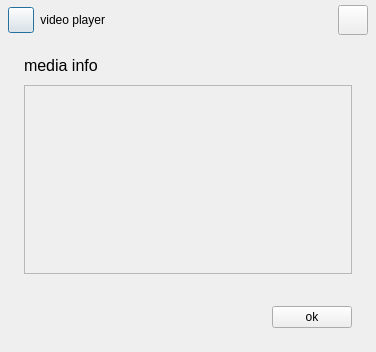
<?xml version="1.0" encoding="UTF-8"?>
<ui version="4.0">
 <class>MediaInfoDialog</class>
 <widget class="QDialog" name="MediaInfoDialog">
  <property name="geometry">
   <rect>
    <x>0</x>
    <y>0</y>
    <width>376</width>
    <height>352</height>
   </rect>
  </property>
  <property name="palette">
   <palette>
    <active>
     <colorrole role="Base">
      <brush brushstyle="SolidPattern">
       <color alpha="255">
        <red>255</red>
        <green>255</green>
        <blue>255</blue>
       </color>
      </brush>
     </colorrole>
    </active>
    <inactive>
     <colorrole role="Base">
      <brush brushstyle="SolidPattern">
       <color alpha="255">
        <red>255</red>
        <green>170</green>
        <blue>255</blue>
       </color>
      </brush>
     </colorrole>
    </inactive>
    <disabled>
     <colorrole role="Base">
      <brush brushstyle="SolidPattern">
       <color alpha="255">
        <red>239</red>
        <green>239</green>
        <blue>239</blue>
       </color>
      </brush>
     </colorrole>
    </disabled>
   </palette>
  </property>
  <property name="windowTitle">
   <string>Dialog</string>
  </property>
  <layout class="QVBoxLayout" name="verticalLayout">
   <property name="spacing">
    <number>0</number>
   </property>
   <property name="leftMargin">
    <number>0</number>
   </property>
   <property name="topMargin">
    <number>0</number>
   </property>
   <property name="rightMargin">
    <number>0</number>
   </property>
   <property name="bottomMargin">
    <number>0</number>
   </property>
   <item>
    <widget class="QWidget" name="widget" native="true">
     <property name="styleSheet">
      <string notr="true"/>
     </property>
     <layout class="QVBoxLayout" name="verticalLayout_2">
      <property name="spacing">
       <number>16</number>
      </property>
      <property name="leftMargin">
       <number>0</number>
      </property>
      <property name="topMargin">
       <number>0</number>
      </property>
      <property name="rightMargin">
       <number>0</number>
      </property>
      <property name="bottomMargin">
       <number>0</number>
      </property>
      <item>
       <layout class="QHBoxLayout" name="horizontalLayout_2">
        <property name="spacing">
         <number>6</number>
        </property>
        <property name="leftMargin">
         <number>8</number>
        </property>
        <property name="topMargin">
         <number>5</number>
        </property>
        <property name="rightMargin">
         <number>8</number>
        </property>
        <property name="bottomMargin">
         <number>5</number>
        </property>
        <item>
         <widget class="QPushButton" name="btn_icon">
          <property name="minimumSize">
           <size>
            <width>26</width>
            <height>26</height>
           </size>
          </property>
          <property name="maximumSize">
           <size>
            <width>26</width>
            <height>26</height>
           </size>
          </property>
          <property name="text">
           <string/>
          </property>
         </widget>
        </item>
        <item>
         <widget class="QLabel" name="label">
          <property name="text">
           <string>video player</string>
          </property>
          <property name="alignment">
           <set>Qt::AlignRight|Qt::AlignTrailing|Qt::AlignVCenter</set>
          </property>
         </widget>
        </item>
        <item>
         <spacer name="horizontalSpacer_2">
          <property name="orientation">
           <enum>Qt::Horizontal</enum>
          </property>
          <property name="sizeHint" stdset="0">
           <size>
            <width>281</width>
            <height>20</height>
           </size>
          </property>
         </spacer>
        </item>
        <item>
         <widget class="QPushButton" name="btn_close">
          <property name="minimumSize">
           <size>
            <width>30</width>
            <height>30</height>
           </size>
          </property>
          <property name="text">
           <string/>
          </property>
         </widget>
        </item>
       </layout>
      </item>
      <item>
       <widget class="QWidget" name="verticalWidget" native="true">
        <property name="font">
         <font>
          <pointsize>3</pointsize>
         </font>
        </property>
        <layout class="QVBoxLayout" name="verticalLayout_3">
         <property name="spacing">
          <number>10</number>
         </property>
         <property name="leftMargin">
          <number>24</number>
         </property>
         <property name="topMargin">
          <number>0</number>
         </property>
         <property name="rightMargin">
          <number>24</number>
         </property>
         <property name="bottomMargin">
          <number>0</number>
         </property>
         <item>
          <widget class="QLabel" name="label_2">
           <property name="font">
            <font>
             <pointsize>12</pointsize>
             <weight>50</weight>
             <bold>false</bold>
            </font>
           </property>
           <property name="lineWidth">
            <number>1</number>
           </property>
           <property name="text">
            <string>media info</string>
           </property>
           <property name="textFormat">
            <enum>Qt::RichText</enum>
           </property>
           <property name="alignment">
            <set>Qt::AlignLeading|Qt::AlignLeft|Qt::AlignTop</set>
           </property>
           <property name="margin">
            <number>0</number>
           </property>
          </widget>
         </item>
         <item>
          <widget class="QScrollArea" name="scrollArea">
           <property name="palette">
            <palette>
             <active>
              <colorrole role="Base">
               <brush brushstyle="SolidPattern">
                <color alpha="255">
                 <red>255</red>
                 <green>255</green>
                 <blue>255</blue>
                </color>
               </brush>
              </colorrole>
             </active>
             <inactive>
              <colorrole role="Base">
               <brush brushstyle="SolidPattern">
                <color alpha="255">
                 <red>255</red>
                 <green>255</green>
                 <blue>255</blue>
                </color>
               </brush>
              </colorrole>
             </inactive>
             <disabled>
              <colorrole role="Base">
               <brush brushstyle="SolidPattern">
                <color alpha="255">
                 <red>239</red>
                 <green>239</green>
                 <blue>239</blue>
                </color>
               </brush>
              </colorrole>
             </disabled>
            </palette>
           </property>
           <property name="widgetResizable">
            <bool>true</bool>
           </property>
           <widget class="QWidget" name="scrollAreaWidgetContents">
            <property name="geometry">
             <rect>
              <x>0</x>
              <y>0</y>
              <width>326</width>
             </rect>
            </property>
            <layout class="QFormLayout" name="formLayout">
             <property name="horizontalSpacing">
              <number>16</number>
             </property>
             <property name="verticalSpacing">
              <number>0</number>
             </property>
             <property name="leftMargin">
              <number>0</number>
             </property>
             <property name="topMargin">
              <number>0</number>
             </property>
             <property name="rightMargin">
              <number>0</number>
             </property>
             <property name="bottomMargin">
              <number>0</number>
             </property>
             <item row="0" column="0">
              <widget class="QLabel" name="m_title">
               <property name="font">
                <font>
                 <pointsize>10</pointsize>
                </font>
               </property>
               <property name="text">
                <string/>
               </property>
               <property name="alignment">
                <set>Qt::AlignLeading|Qt::AlignLeft|Qt::AlignTop</set>
               </property>
              </widget>
             </item>
             <item row="0" column="1">
              <widget class="QLabel" name="v_title">
               <property name="minimumSize">
                <size>
                 <height>30</height>
                </size>
               </property>
               <property name="font">
                <font>
                 <pointsize>10</pointsize>
                </font>
               </property>
               <property name="text">
                <string/>
               </property>
               <property name="alignment">
                <set>Qt::AlignLeading|Qt::AlignLeft|Qt::AlignTop</set>
               </property>
              </widget>
             </item>
             <item row="1" column="0">
              <widget class="QLabel" name="m_type">
               <property name="font">
                <font>
                 <pointsize>10</pointsize>
                </font>
               </property>
               <property name="text">
                <string/>
               </property>
               <property name="alignment">
                <set>Qt::AlignLeading|Qt::AlignLeft|Qt::AlignTop</set>
               </property>
              </widget>
             </item>
             <item row="1" column="1">
              <widget class="QLabel" name="v_type">
               <property name="minimumSize">
                <size>
                 <height>30</height>
                </size>
               </property>
               <property name="font">
                <font>
                 <pointsize>10</pointsize>
                </font>
               </property>
               <property name="text">
                <string/>
               </property>
               <property name="alignment">
                <set>Qt::AlignLeading|Qt::AlignLeft|Qt::AlignTop</set>
               </property>
              </widget>
             </item>
             <item row="2" column="0">
              <widget class="QLabel" name="m_size">
               <property name="font">
                <font>
                 <pointsize>10</pointsize>
                </font>
               </property>
               <property name="text">
                <string/>
               </property>
               <property name="alignment">
                <set>Qt::AlignLeading|Qt::AlignLeft|Qt::AlignTop</set>
               </property>
              </widget>
             </item>
             <item row="2" column="1">
              <widget class="QLabel" name="v_size">
               <property name="minimumSize">
                <size>
                 <height>30</height>
                </size>
               </property>
               <property name="font">
                <font>
                 <pointsize>10</pointsize>
                </font>
               </property>
               <property name="text">
                <string/>
               </property>
               <property name="alignment">
                <set>Qt::AlignLeading|Qt::AlignLeft|Qt::AlignTop</set>
               </property>
              </widget>
             </item>
             <item row="3" column="0">
              <widget class="QLabel" name="m_duration">
               <property name="enabled">
                <bool>true</bool>
               </property>
               <property name="text">
                <string/>
               </property>
               <property name="alignment">
                <set>Qt::AlignLeading|Qt::AlignLeft|Qt::AlignTop</set>
               </property>
              </widget>
             </item>
             <item row="3" column="1">
              <widget class="QLabel" name="v_duration">
               <property name="alignment">
                <set>Qt::AlignLeading|Qt::AlignLeft|Qt::AlignTop</set>
               </property>
              </widget>
             </item>
             <item row="4" column="0">
              <widget class="QLabel" name="m_path">
               <property name="alignment">
                <set>Qt::AlignLeading|Qt::AlignLeft|Qt::AlignTop</set>
               </property>
              </widget>
             </item>
             <item row="4" column="1">
              <widget class="QLabel" name="v_path">
               <property name="minimumSize">
                <size>
                 <height>30</height>
                </size>
               </property>
               <property name="font">
                <font>
                 <pointsize>10</pointsize>
                </font>
               </property>
               <property name="text">
                <string/>
               </property>
               <property name="alignment">
                <set>Qt::AlignLeading|Qt::AlignLeft|Qt::AlignTop</set>
               </property>
              </widget>
             </item>
            </layout>
           </widget>
          </widget>
         </item>
        </layout>
       </widget>
      </item>
      <item>
       <widget class="QWidget" name="widget1" native="true">
        <layout class="QHBoxLayout" name="horizontalLayout">
         <property name="leftMargin">
          <number>24</number>
         </property>
         <property name="topMargin">
          <number>16</number>
         </property>
         <property name="rightMargin">
          <number>24</number>
         </property>
         <property name="bottomMargin">
          <number>24</number>
         </property>
         <item>
          <spacer name="horizontalSpacer">
           <property name="orientation">
            <enum>Qt::Horizontal</enum>
           </property>
           <property name="sizeHint" stdset="0">
            <size>
             <width>40</width>
             <height>20</height>
            </size>
           </property>
          </spacer>
         </item>
         <item>
          <widget class="QPushButton" name="btn_ok">
           <property name="text">
            <string>ok</string>
           </property>
          </widget>
         </item>
        </layout>
       </widget>
      </item>
     </layout>
    </widget>
   </item>
  </layout>
 </widget>
 <resources/>
 <connections/>
</ui>
